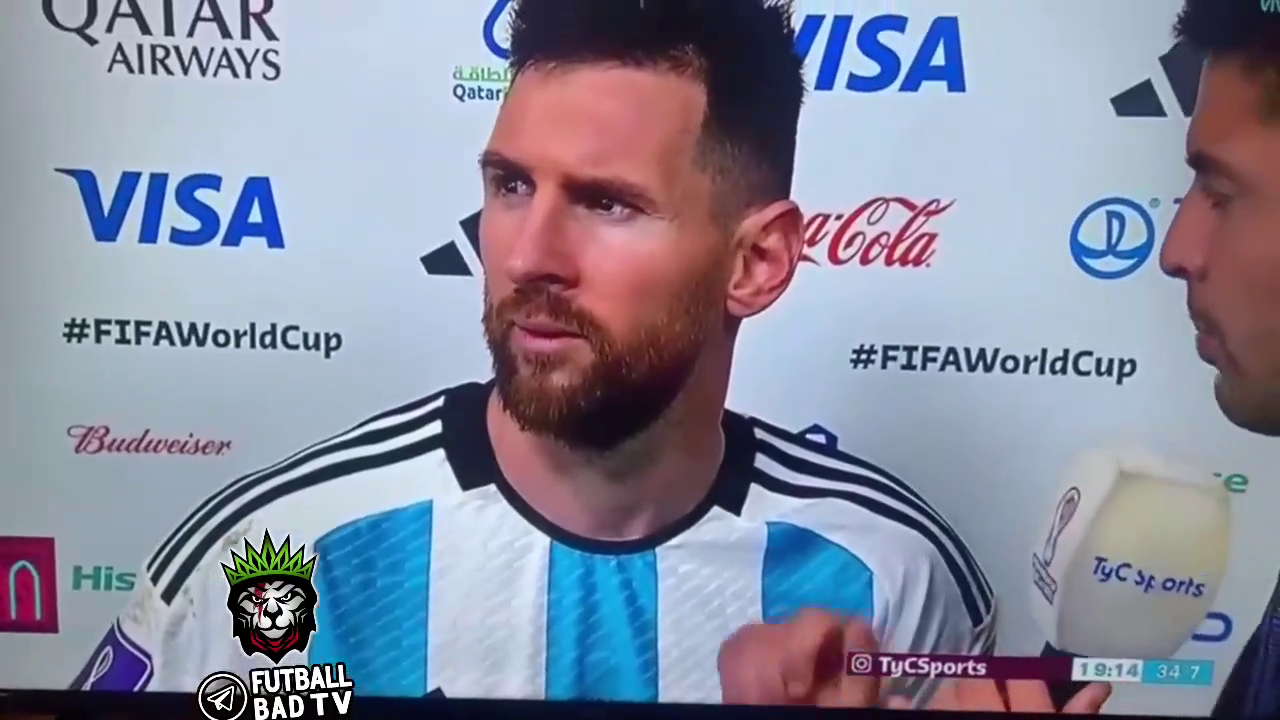
#> input picture frame 34 of Computer Vision/Cartoonify/videos/my_video.mp4, 1280 x 720 px, given in place of the camera
$ jupyter execute --allow-errors app.ipynb   (text cells are left out)
#> lines starting #> are read from the running program, lines starting #| are printed output that depends on the picture
[cell 1]
# Importing Requirements
import cv2
import time
import numpy as np
import os
import matplotlib.pyplot as plt

[cell 2]
def visualize_fps(image, fps: int):
    # Check if the image is grayscale or colored.
    # If it's grayscale, set text color to white; if colored, set text color to green.
    if len(np.shape(image)) < 3:
        text_color = (255, 255, 255)  # White color for grayscale images.
    else:
        text_color = (0, 255, 0)  # Green color for colored images.

    # Define the row size for the text placement.
    row_size = 20
    # Define the left margin for the text placement.
    left_margin = 24

    # Set the font size and thickness for the text.
    font_size = 1
    font_thickness = 2

    # Format the FPS value into a string for displaying.
    fps_text = "FPS = {:.1f}".format(fps)
    # Set the text location on the image.
    text_location = (left_margin, row_size)

    # Place the FPS text on the image.
    cv2.putText(
        image,
        fps_text,
        text_location,
        cv2.FONT_HERSHEY_PLAIN,
        font_size,
        text_color,
        font_thickness,
    )

    # Return the modified image with the FPS text.
    return image

[cell 3]
# Constants for camera settings
CAMERA_DEVICE_ID = 0  # ID for the camera device
IMAGE_WIDTH = 800  # Width of the captured image
IMAGE_HEIGHT = 600  # Height of the captured image
fps = 0  # Initial Frames Per Second (FPS) value

if __name__ == "__main__":  # Ensures that the code only runs when executed directly
    try:
        cap = cv2.VideoCapture(CAMERA_DEVICE_ID)  # Initialize video capture with the specified camera device ID

        while True:  # Infinite loop to continuously capture frames

            start_time = time.time()  # Record the start time to calculate FPS

            _, frame = cap.read()  # Capture a single frame from the camera
#> frame is the input picture: shape (720, 1280, 3); mean B, G, R 158.7, 139.9, 136.4

            frame = cv2.resize(frame, (IMAGE_WIDTH, IMAGE_HEIGHT))  # Resize the frame to the specified dimensions
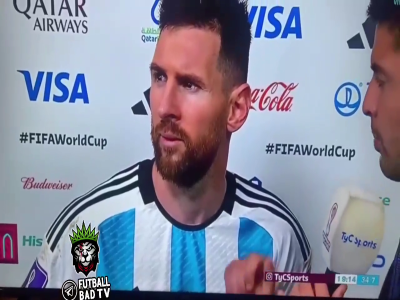
#> frame: shape (600, 800, 3) (shown at 1/2 size); mean B, G, R 158.6, 139.9, 136.3

            # Display the frame with FPS overlay
            cv2.imshow("frame", visualize_fps(frame, fps))

            end_time = time.time()  # Record the end time to calculate FPS

            # Calculate the time taken to process the frame
            seconds = end_time - start_time
            # Calculate FPS based on the time taken to process the frame
            fps = 1.0 / seconds

            # Break the loop if the 'Esc' key (ASCII 27) is pressed
            if cv2.waitKey(33) == 27:
#> (key Esc is pressed here)
                break
    except Exception as e:  # Handle exceptions that may occur
        print(e)  # Print the exception message
    finally:
        cv2.destroyAllWindows()  # Close all OpenCV windows
        cap.release()  # Release the camera resource

[cell 4]
# Constants for video settings
# Define the path to the video file using os.path.join
CAMERA_DEVICE_ID = os.path.join("videos", "my_video.mp4")  # Path to the video file
IMAGE_WIDTH = 1000  # Width of the displayed image
IMAGE_HEIGHT = 600  # Height of the displayed image
fps = 0  # Initial Frames Per Second (FPS) value
FRAME_RATE = 30  # Desired frame rate
DURATION = 1 / FRAME_RATE  # Duration of each frame

if __name__ == "__main__":  # Ensures that the code only runs when executed directly
    try:
        cap = cv2.VideoCapture(CAMERA_DEVICE_ID)  # Initialize video capture with the specified video file path

        while True:  # Infinite loop to continuously capture frames
            start_time = time.time()  # Record the start time to calculate FPS

            _, frame = cap.read()  # Capture a single frame from the video
            frame = cv2.resize(frame, (IMAGE_WIDTH, IMAGE_HEIGHT))  # Resize the frame to the specified dimensions
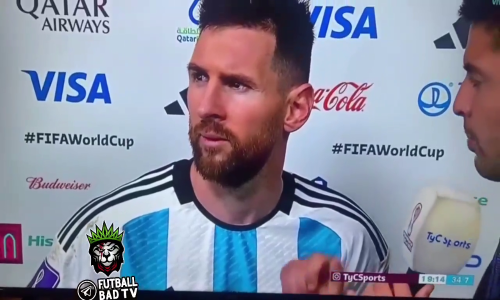
#> frame: shape (600, 1000, 3) (shown at 1/2 size); mean B, G, R 158.6, 139.8, 136.3

            end_time = time.time()  # Record the end time to calculate FPS

            # Calculate the time taken to process the frame
            seconds = end_time - start_time

            # If the processing time is less than the desired frame duration, wait for the remaining time
            if seconds < DURATION:
                time.sleep(DURATION - seconds)

            # Recalculate the time taken to process the frame including sleep time
            seconds = time.time() - start_time
            # Calculate FPS based on the time taken to process the frame
            fps = 1.0 / seconds

            # Display the frame with FPS overlay
            cv2.imshow("frame", visualize_fps(frame, fps))

            # Break the loop if the 'Esc' key (ASCII 27) is pressed
            if cv2.waitKey(33) == 27:
#> (key Esc is pressed here)
                break
    except Exception as e:  # Handle exceptions that may occur
        print(e)  # Print the exception message
    finally:
        cv2.destroyAllWindows()  # Close all OpenCV windows
        cap.release()  # Release the video capture resource

[cell 5]
# File paths to the pre-trained models and configuration files.
faceProto = os.path.join("models", "opencv_face_detector.pbtxt")
faceModel = os.path.join("models", "opencv_face_detector_uint8.pb")
ageProto = os.path.join("models", "age_deploy.prototxt")
ageModel = os.path.join("models", "age_net.caffemodel")
genderProto = os.path.join("models", "gender_deploy.prototxt")
genderModel = os.path.join("models", "gender_net.caffemodel")

# Mean values used for mean subtraction in preprocessing.
MODEL_MEAN_VALUES = (78.4263377603, 87.7689143744, 114.895847746)

# List of age ranges corresponding to the output of the age detection model.
ageList = [
    "(0-2)",
    "(4-6)",
    "(8-12)",
    "(15-20)",
    "(25-32)",
    "(38-43)",
    "(48-53)",
    "(60-100)",
]

# List of gender labels corresponding to the output of the gender detection model.
genderList = ["Male", "Female"]

# Load the pre-trained models using the readNet function.
#> (the rest of this cell did not finish here and is left out)

[cell 6]
import cv2

# [43 lines left out: function highlightFace, not called in this run]

[cell 7]
def detect_face_age_gender(frame, padding=20):
    # Highlight faces in the frame using the highlightFace function
    resultImg, faceBoxes = highlightFace(faceNet, frame)  # Use highlightFace to detect faces
    if not faceBoxes:  # Check if any faces were detected
        print("No face detected")
        return frame  # Return the original frame if no faces are detected

    # Iterate over the detected face bounding boxes
    for faceBox in faceBoxes:
        # Crop the face region with padding
        face = frame[
            max(0, faceBox[1] - padding) : min(
                faceBox[3] + padding, frame.shape[0] - 1
            ),
            max(0, faceBox[0] - padding) : min(
                faceBox[2] + padding, frame.shape[1] - 1
            ),
        ]

        # Create a blob from the face region for input to the neural networks
        blob = cv2.dnn.blobFromImage(
            face, 1.0, (227, 227), MODEL_MEAN_VALUES, swapRB=False
        )

        # Predict gender using the gender detection model
        genderNet.setInput(blob)
        genderPreds = genderNet.forward()
        # Select the Gender with the most probability
        gender = genderList[genderPreds[0].argmax()]

        # Predict age using the age detection model
        ageNet.setInput(blob)
        agePreds = ageNet.forward()
        # Select the age category with the most probability
        age = ageList[agePreds[0].argmax()]

        # Overlay the gender and age prediction on the image
        label = f"{gender}, {age}"
        y1 = faceBox[1] - 10 if faceBox[1] - 10 > 10 else faceBox[1] + 10
        cv2.putText(resultImg, label, (faceBox[0], y1), cv2.FONT_HERSHEY_SIMPLEX, 0.8, (0, 255, 0), 2)
        cv2.rectangle(resultImg, (faceBox[0], faceBox[1]), (faceBox[2], faceBox[3]), (0, 255, 0), 2)

    return resultImg

[cell 8]
IMAGE_ADDRESS = os.path.join("images", "my_image.jpg")
OUTPUT_IMAGE_ADDRESS = os.path.join("images", "output_image.jpg")

# Load Image
image = cv2.imread(IMAGE_ADDRESS)
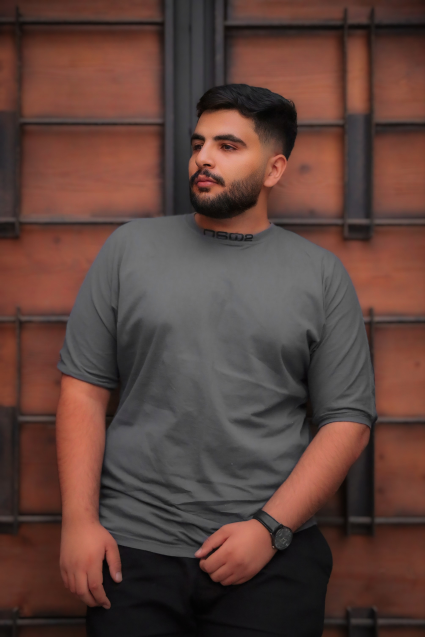
#> input picture Computer Vision/Age & Gender Detection/images/my_image.jpg, 850 x 1274 px (shown at 1/2 size)
#> image is the input picture: shape (1274, 850, 3); mean B, G, R 58.7, 65.3, 92.4

# Convert color map from BGR to RGB
image = cv2.cvtColor(image, cv2.COLOR_BGR2RGB)

# Detect Age and Gender
#> (the rest of this cell did not finish here and is left out)


# Convert back to BGR for displaying with OpenCV
result_bgr = cv2.cvtColor(result, cv2.COLOR_RGB2BGR)

# Display the result image
cv2.imshow("Detected Age and Gender", result_bgr)
cv2.waitKey(0)  # Wait for a key press to close the window
cv2.destroyAllWindows()  # Close the display window

# Save the result image
cv2.imwrite(OUTPUT_IMAGE_ADDRESS, result_bgr)  # Save the image to the specified path
print(f"Image saved as {OUTPUT_IMAGE_ADDRESS}")  # Notify the user that the image has been saved

[cell 9]
# Constants for camera settings
CAMERA_DEVICE_ID = 0  # ID for the camera device
IMAGE_WIDTH = 800  # Width of the captured image
IMAGE_HEIGHT = 600  # Height of the captured image
fps = 0  # Initial Frames Per Second (FPS) value
padding = 20  # Padding around the detected face for cropping

# Define output directory
OUTPUT_DIR = "output_images"
os.makedirs(OUTPUT_DIR, exist_ok=True)  # Create directory if it doesn't exist

# [4 lines left out: function visualize_fps, not called in this run]

if __name__ == "__main__":  # Ensures that the code only runs when executed directly
    try:
        cap = cv2.VideoCapture(CAMERA_DEVICE_ID)  # Initialize video capture with the specified camera device ID
        cap.set(cv2.CAP_PROP_FRAME_WIDTH, IMAGE_WIDTH)  # Set the width of the captured image
        cap.set(cv2.CAP_PROP_FRAME_HEIGHT, IMAGE_HEIGHT)  # Set the height of the captured image

        frame_counter = 0  # Counter for saving images

        while True:  # Infinite loop to continuously capture frames
            start_time = time.time()  # Record the start time to calculate FPS

            hasFrame, frame = cap.read()  # Capture a single frame from the camera
            if not hasFrame:  # Check if the frame was captured successfully
                cv2.waitKey()  # Wait indefinitely for a key event
                break  # Exit the loop if no frame is captured

            frame = cv2.resize(frame, (IMAGE_WIDTH, IMAGE_HEIGHT))  # Resize the frame to the specified dimensions

            # Detect age and gender using detect_face_age_gender
            resultImg = detect_face_age_gender(frame, padding)

            # Display the frame with FPS overlay
            resultImg = visualize_fps(resultImg, fps)
            cv2.imshow("Detecting age and gender", resultImg)

            # Save the processed frame every 10 frames
            if frame_counter % 10 == 0:
                image_filename = os.path.join(OUTPUT_DIR, f"frame_{frame_counter}.jpg")
                cv2.imwrite(image_filename, resultImg)  # Save the image

            frame_counter += 1

            end_time = time.time()  # Record the end time to calculate FPS

            # Calculate the time taken to process the frame
            seconds = end_time - start_time
            # Calculate FPS based on the time taken to process the frame
            fps = 1 / seconds if seconds > 0 else 0

            # Break the loop if the 'Esc' key (ASCII 27) is pressed
            if cv2.waitKey(33) == 27:
                break
    except Exception as e:  # Handle exceptions that may occur
        print(e)  # Print the exception message
    finally:
        cv2.destroyAllWindows()  # Close all OpenCV windows
        cap.release()  # Release the camera resource

[cell 10]
# Constants for video settings
CAMERA_DEVICE_ID = os.path.join("videos", "my_video.mp4")  # Path to the video file
IMAGE_WIDTH = 1000  # Width of the displayed image
IMAGE_HEIGHT = 600  # Height of the displayed image
fps = 0  # Initial Frames Per Second (FPS) value
FRAME_RATE = 30  # Desired frame rate
DURATION = 1 / FRAME_RATE  # Duration of each frame

# Ensure the videos folder exists
os.makedirs("videos", exist_ok=True)

# Define the output video path
OUTPUT_VIDEO_PATH = os.path.join("videos", "output_video.mp4")

# [4 lines left out: function visualize_fps, not called in this run]

if __name__ == "__main__":  # Ensures that the code only runs when executed directly
    try:
        # Initialize video capture with the specified video file path
        cap = cv2.VideoCapture(CAMERA_DEVICE_ID)

        # Get the video frame width and height
        frame_width = int(cap.get(cv2.CAP_PROP_FRAME_WIDTH))
        frame_height = int(cap.get(cv2.CAP_PROP_FRAME_HEIGHT))

        # Define the codec and create a VideoWriter object to save the video
        fourcc = cv2.VideoWriter_fourcc(*'mp4v')  # Using mp4 codec
        out = cv2.VideoWriter(OUTPUT_VIDEO_PATH, fourcc, FRAME_RATE, (IMAGE_WIDTH, IMAGE_HEIGHT))

        while True:  # Infinite loop to continuously capture frames
            start_time = time.time()  # Record the start time to calculate FPS

            hasFrame, frame = cap.read()  # Capture a single frame from the video
            if not hasFrame:  # Check if the frame was captured successfully
                cv2.waitKey()  # Wait indefinitely for a key event
                break  # Exit the loop if no frame is captured

            frame = cv2.resize(frame, (IMAGE_WIDTH, IMAGE_HEIGHT))  # Resize the frame to the specified dimensions

            # Detect age and gender using detect_face_age_gender (assuming the function is defined elsewhere)
            resultImg = detect_face_age_gender(frame, padding=20)
